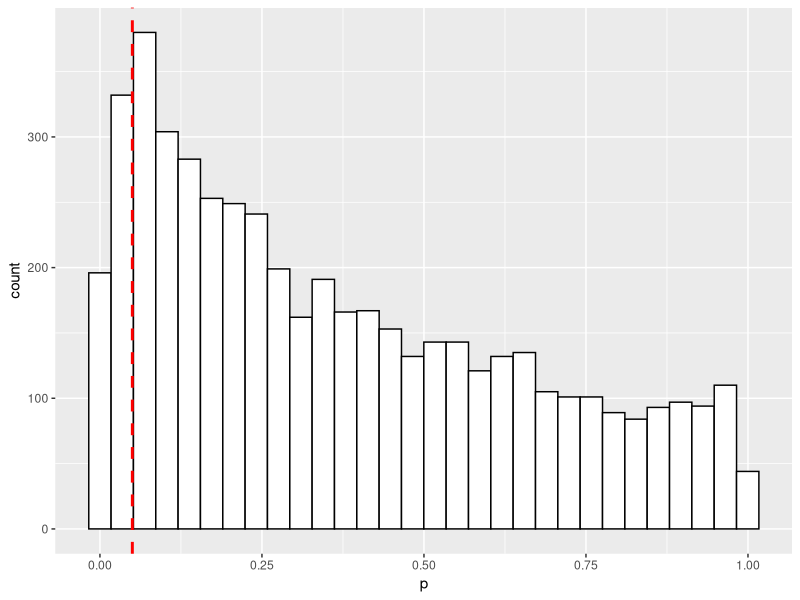
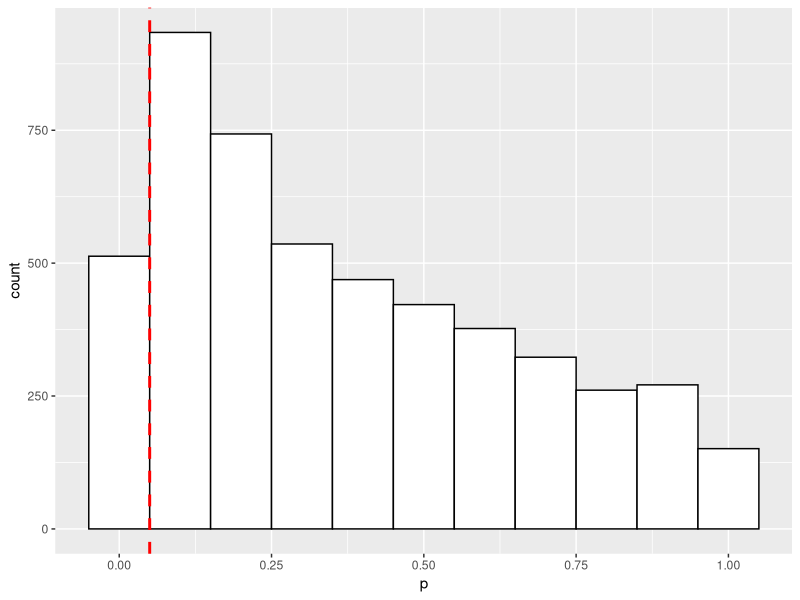
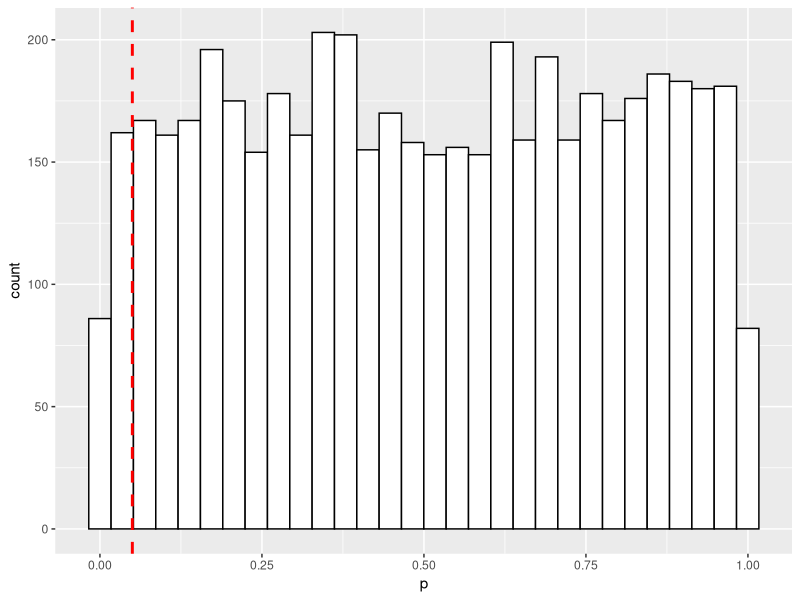
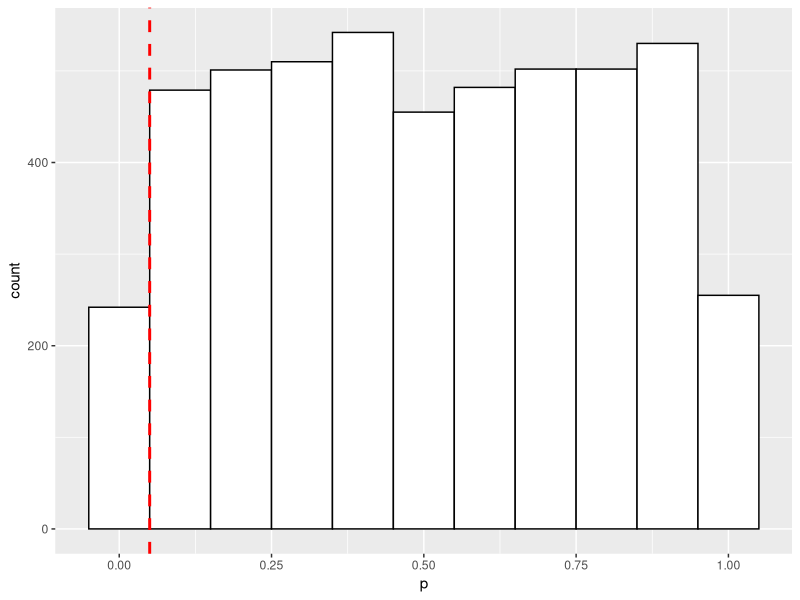
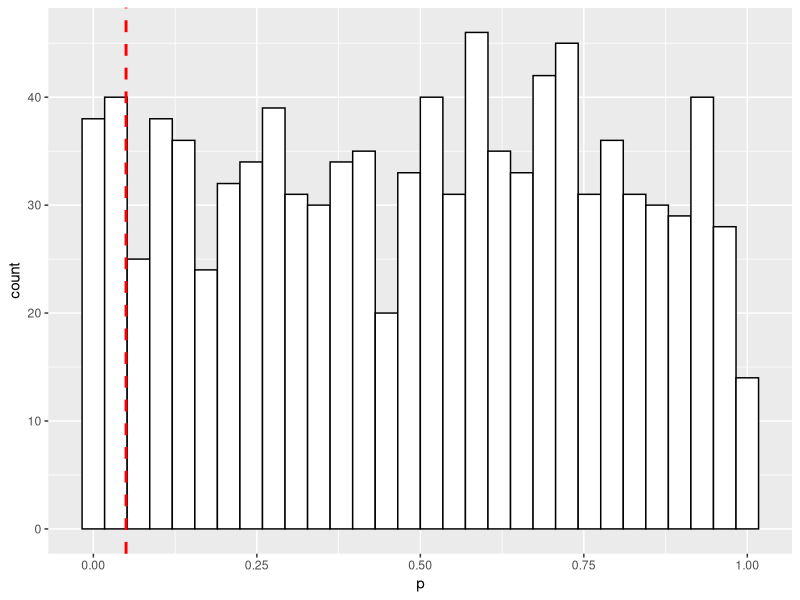
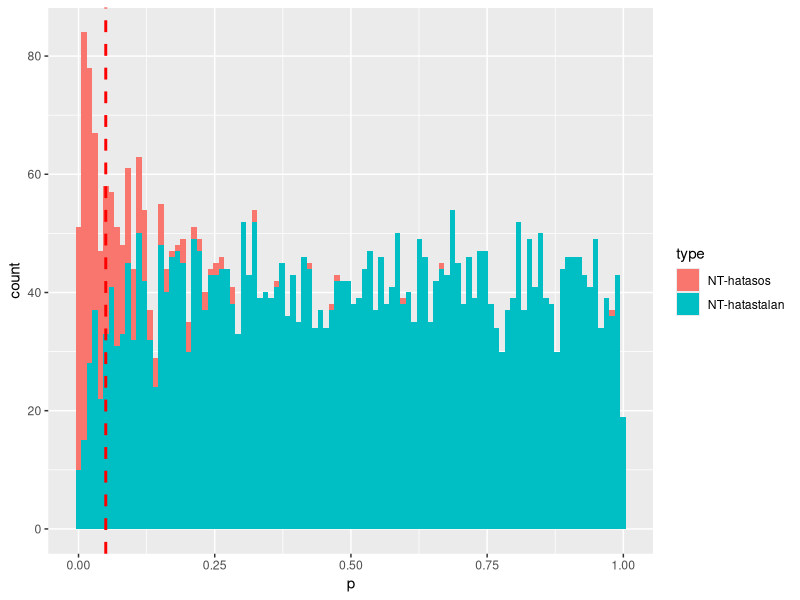
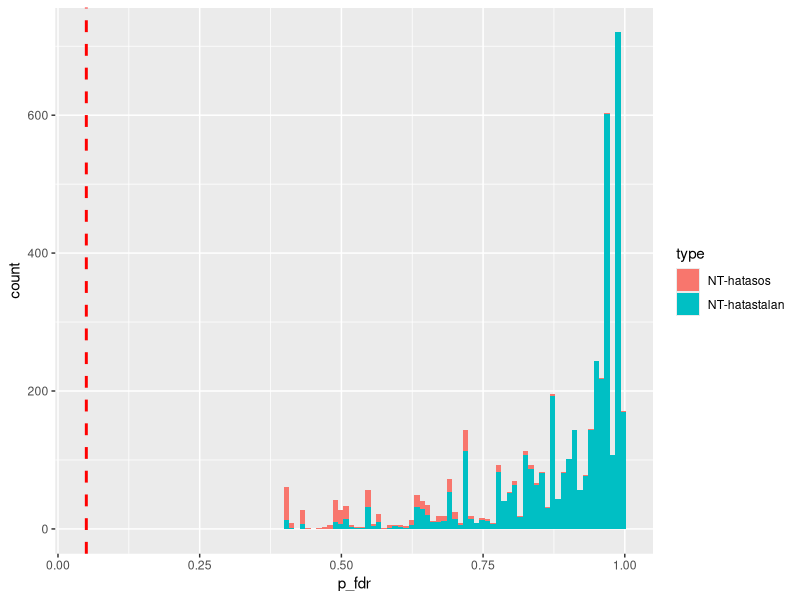
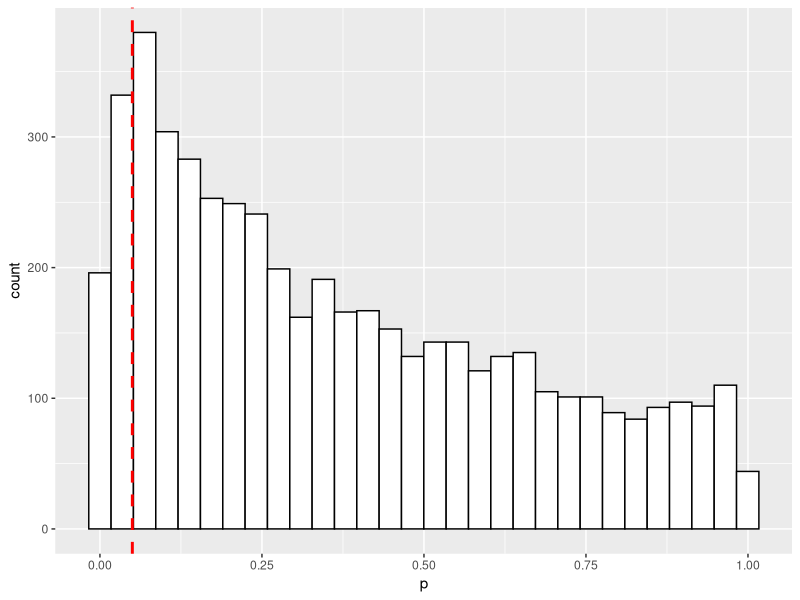

Recreate these plots in R, in order.
library(tidyverse)
#Normális eloszlású random számot az rnorm() függvénnyel tudtok generálni
#A kezeletlen esetben az OD  várható értéke 1.2 és a méréshez tartozó szórás 0.25
#3-3 szimulált mintát
kezeletlen <- rnorm(3, mean=1.2, sd=0.25)

#AMP kezelés mellett az OD várható értéke 1.1 és a hozzá tartozó szórás 0.4
kezeltAMP <- rnorm(3, mean=1.1, sd=0.4)

t.test(kezeletlen, kezeltAMP)

#15-15 minta
kezeletlen <- rnorm(15, mean=1.2, sd=0.25)
kezeltAMP <- rnorm(15, mean=1.1, sd=0.4)
t.test(kezeletlen, kezeltAMP)
#10 kezelt és 3 kezeletlen
kezeletlen <- rnorm(3, mean=1.2, sd=0.25)
kezeltAMP <- rnorm(10, mean=1.1, sd=0.4)
t.test(kezeletlen, kezeltAMP)
# kezelt is kezeletlen
kezeletlen <- rnorm(15, mean=1.2, sd=0.25)
kezeltAMP <- rnorm(15, mean=1.2, sd=0.25)
t.test(kezeletlen, kezeltAMP)


#Alfeladat3: N=5000  t-testet úgy hogy mindig vesztek 3-3 NT és AMP mintát, mindegyikre kiszámoljátok a p-értéket. Az eredményeket tegyétek be egy N soros táblázatba . 

tbl1 <- tibble(experiment_id=character(), p=numeric(), type=character())


for(i in 1:5000) {
  kezeletlen <- rnorm(3, mean=1.4, sd=0.25)
  kezeltAMP <- rnorm(3, mean=1.1, sd=0.4)
  result_ttest <- t.test(kezeletlen, kezeltAMP)
  tbl1 <- tbl1 %>% add_row(experiment_id=sprintf("exp_%03i",i), 
                           p=result_ttest$p.value, type="NT-AMP")
}

#Feladat 4
library(ggplot2)
tbl1 %>%
  ggplot(aes(x=p))+geom_histogram(color="black", fill="white")+
  geom_vline(aes(xintercept = 0.05), color="red", linetype="dashed", size=1) 
  ggsave("out/undersatndig-of-FDR/histogram_pvalue.jpg")
  
tbl1 %>%
    ggplot(aes(x=p))+geom_histogram(color="black", fill="white", binwidth = 0.10)+
    geom_vline(aes(xintercept = 0.05), color="red", linetype="dashed", size=1)
ggsave("out/undersatndig-of-FDR/histogram_pvalue_largebin.jpg")

#Alfeladat 5
tbl2 <- tibble(experiment_id=character(), p=numeric(), type=character())
for(i in 1:5000) {
  kezeletlen <- rnorm(4, mean=1.3, sd=0.25)
  kezeltAMP <- rnorm(5, mean=1.3, sd=0.25)
  result_ttest <- t.test(kezeletlen, kezeltAMP)
  tbl2 <- tbl2 %>% add_row(experiment_id=sprintf("exp_%03i",i), 
                           p=result_ttest$p.value, type="NT-AMP")
}

tbl2 %>%
  ggplot(aes(x=p))+geom_histogram(color="black", fill="white")+
  geom_vline(aes(xintercept = 0.05), color="red", linetype="dashed", size=1) 
ggsave("out/undersatndig-of-FDR/histogram_pvalue_2.jpg")

tbl2 %>%
  ggplot(aes(x=p))+geom_histogram(color="black", fill="white", binwidth = 0.10)+
  geom_vline(aes(xintercept = 0.05), color="red", linetype="dashed", size=1)
ggsave("out/undersatndig-of-FDR/histogram_pvalue_largebin_2.jpg")

#Alfeladat 6
#p értékek hány százaléka szignifikáns ( <0.05) az egyik és a másik szimuláció esetén?

signif_1<- tbl1 %>% 
  count(p<0.05) 

583/5000
# result: 11.7%

signif_2<- tbl2 %>% 
  count(p<0.05) 
231/5000
# result 4.6%

#Alfeladat7

tbl3 <- tibble(experiment_id=character(), p=numeric(), type=character())


for(i in 1:1000) {
  kezeletlen <- rnorm(2, mean=1.4, sd=0.25)
  kezeltAMP <- rnorm(5, mean=1.4, sd=0.25)
  result_ttest <- t.test(kezeletlen, kezeltAMP)
  tbl3 <- tbl3 %>% add_row(experiment_id=sprintf("exp_%03i",i), 
                           p=result_ttest$p.value, type="NT-AMP")
}
tbl3 %>%
  ggplot(aes(x=p))+geom_histogram(color="black", fill="white")+
  geom_vline(aes(xintercept = 0.05), color="red", linetype="dashed", size=1) 

signif_3<- tbl3 %>% 
  count(p<0.05) 
63/1000
# result 6.9%

#Alfeladat8
#Szimuláljatok úgy adatokat, hogy legyen 400 kezelt-VS-kezeletlen, és 4000 kezeletlen-VS-kezeletlen minta pár.

tbl4 <- tibble(experiment_id=character(), p=numeric(), type=character())

for(i in 1:400) {
  kezeletlen <- rnorm(3, mean=2, sd=0.25)
  kezeltAMP <- rnorm(3, mean=1.1, sd=0.4)
  result_ttest1 <- t.test(kezeletlen, kezeltAMP)
  tbl4 <- tbl4 %>% add_row(experiment_id=sprintf("exp_%03i",i), 
                           p=result_ttest1$p.value, type="NT-hatasos")
}
for(i in 1:4000) {
  kezeletlen <- rnorm(3, mean=1.4, sd=0.25)
  kezeltAMP <- rnorm(3, mean=1.4, sd=0.25)
  result_ttest2 <- t.test(kezeletlen, kezeltAMP)
  tbl4 <- tbl4 %>% add_row(experiment_id=sprintf("exp_%03i",i), 
                           p=result_ttest2$p.value, type="NT-hatastalan")
}
tbl4 %>%
  ggplot(aes(x=p, fill=type))+geom_histogram(bins=100)+
  geom_vline(aes(xintercept = 0.05), color="red", linetype="dashed", size=1) 
ggsave("out/undersatndig-of-FDR/histogram_pvalue_feladat8.jpg")

#Alfeladat9
tbl4 <- tbl4 %>% 
  mutate(p_fdr=p.adjust(p, method="fdr"))
tbl4 %>%
  ggplot(aes(x=p_fdr, fill=type))+geom_histogram(bins=100)+
  geom_vline(aes(xintercept = 0.05), color="red", linetype="dashed", size=1) 
ggsave("out/undersatndig-of-FDR/histogram_p_fdr_feladat9.jpg")

#TRUE POSITIVE
TRUE_POSITIVE <- tbl4 %>% 
  filter(p<0.05) %>% 
  count(type=="NT-hatasos")
TRUE_POSITIVE[2,2]
#239

FALSE_POSITIVE <- tbl4 %>% 
  filter(p<0.05) %>% 
  count(type=="NT-hatastalan")
FALSE_POSITIVE[2,2]
#134

TRUE_NEGATIVE <- tbl4 %>% 
  filter(p>0.05) %>% 
  count(type=="NT-hatastalan")
TRUE_NEGATIVE[2,2]
#3886

FALSE_NEGATIVE <- tbl4 %>% 
  filter(p>0.05) %>% 
  count(type=="NT-hatasos")
FALSE_NEGATIVE[2,2]
#161
